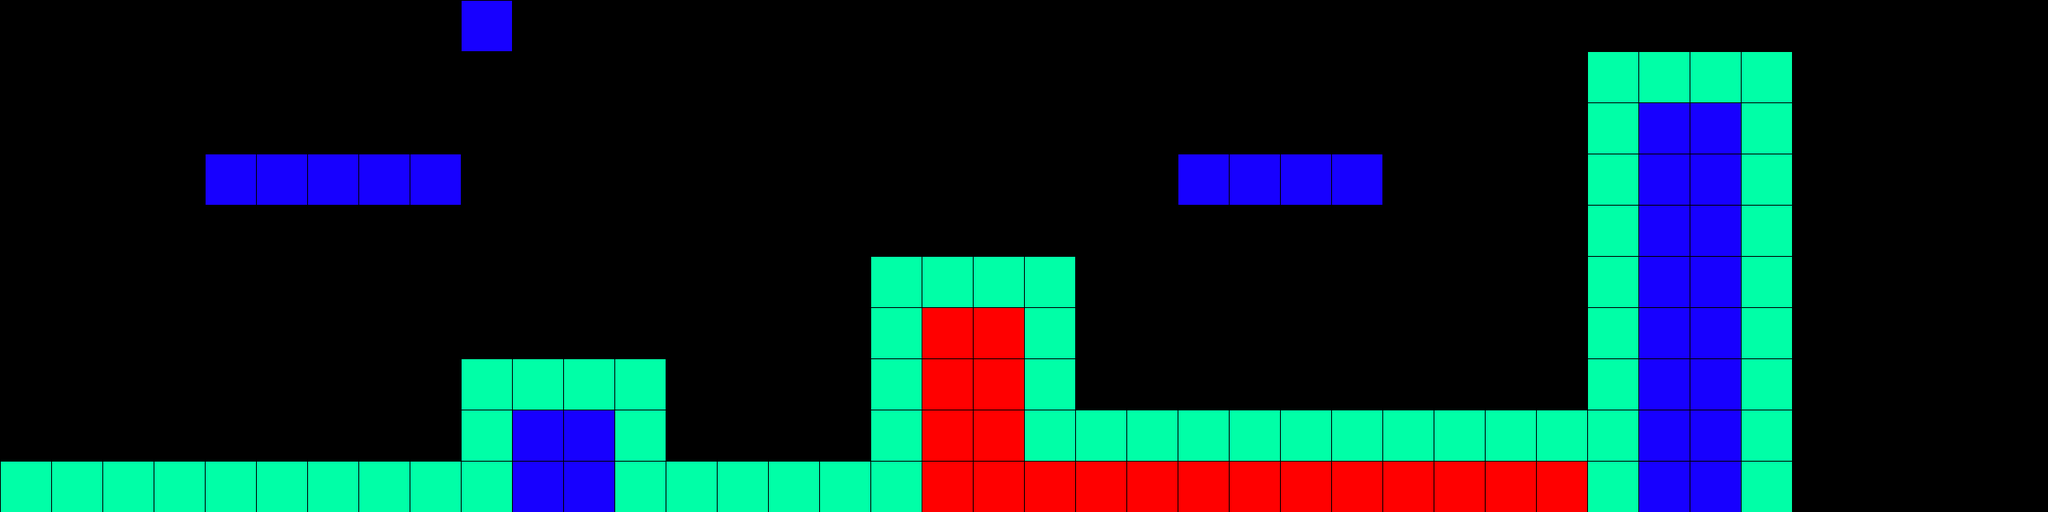

Below is a game level as drawn by its tile map, then a one-line description and the .tmx that defines it (tile-layer data replaced by summaries):
An orthogonal 40x10 tile map with 64x64 px tiles, 1 tile layer (background) and 10 objects (player).

<map version="1.10" tiledversion="1.11.0" orientation="orthogonal" renderorder="right-down" width="40" height="10" tilewidth="64" tileheight="64" infinite="0" nextlayerid="3" nextobjectid="24">
 <tileset firstgid="1" source="tiles.tsx" />
 <layer id="1" name="background" width="40" height="10">
  <data>[400 cells, 111 non-empty, 3 distinct tile ids]</data>
 </layer>
 <objectgroup id="2" name="objects">
  <object id="3" x="0" y="640">
   <polygon points="0,0 0,-64 576,-64 576,0" />
  </object>
  <object id="4" x="576" y="448">
   <polygon points="0,0 256,0 256,192 0,192" />
  </object>
  <object id="5" x="832" y="576">
   <polygon points="0,0 256,0 256,64 0,64" />
  </object>
  <object id="6" x="1088" y="320">
   <polygon points="0,0 192,0 192,320 0,320 0,0" />
  </object>
  <object id="13" name="player" x="128" y="448" width="64" height="64" />
  <object id="14" x="256" y="192">
   <polygon points="0,0 320,0 320,64 0,64" />
  </object>
  <object id="15" x="1280" y="320">
   <polygon points="0,0 64,0 64,256 0,256" />
  </object>
  <object id="16" x="1344" y="512">
   <polygon points="0,0 640,0 640,64 0,64" />
  </object>
  <object id="17" x="1984" y="64">
   <polygon points="0,0 256,0 256,576 0,576 0,0" />
  </object>
  <object id="18" x="1472" y="192">
   <polygon points="0,0 256,0 256,64 0,64" />
  </object>
 </objectgroup>
</map>
